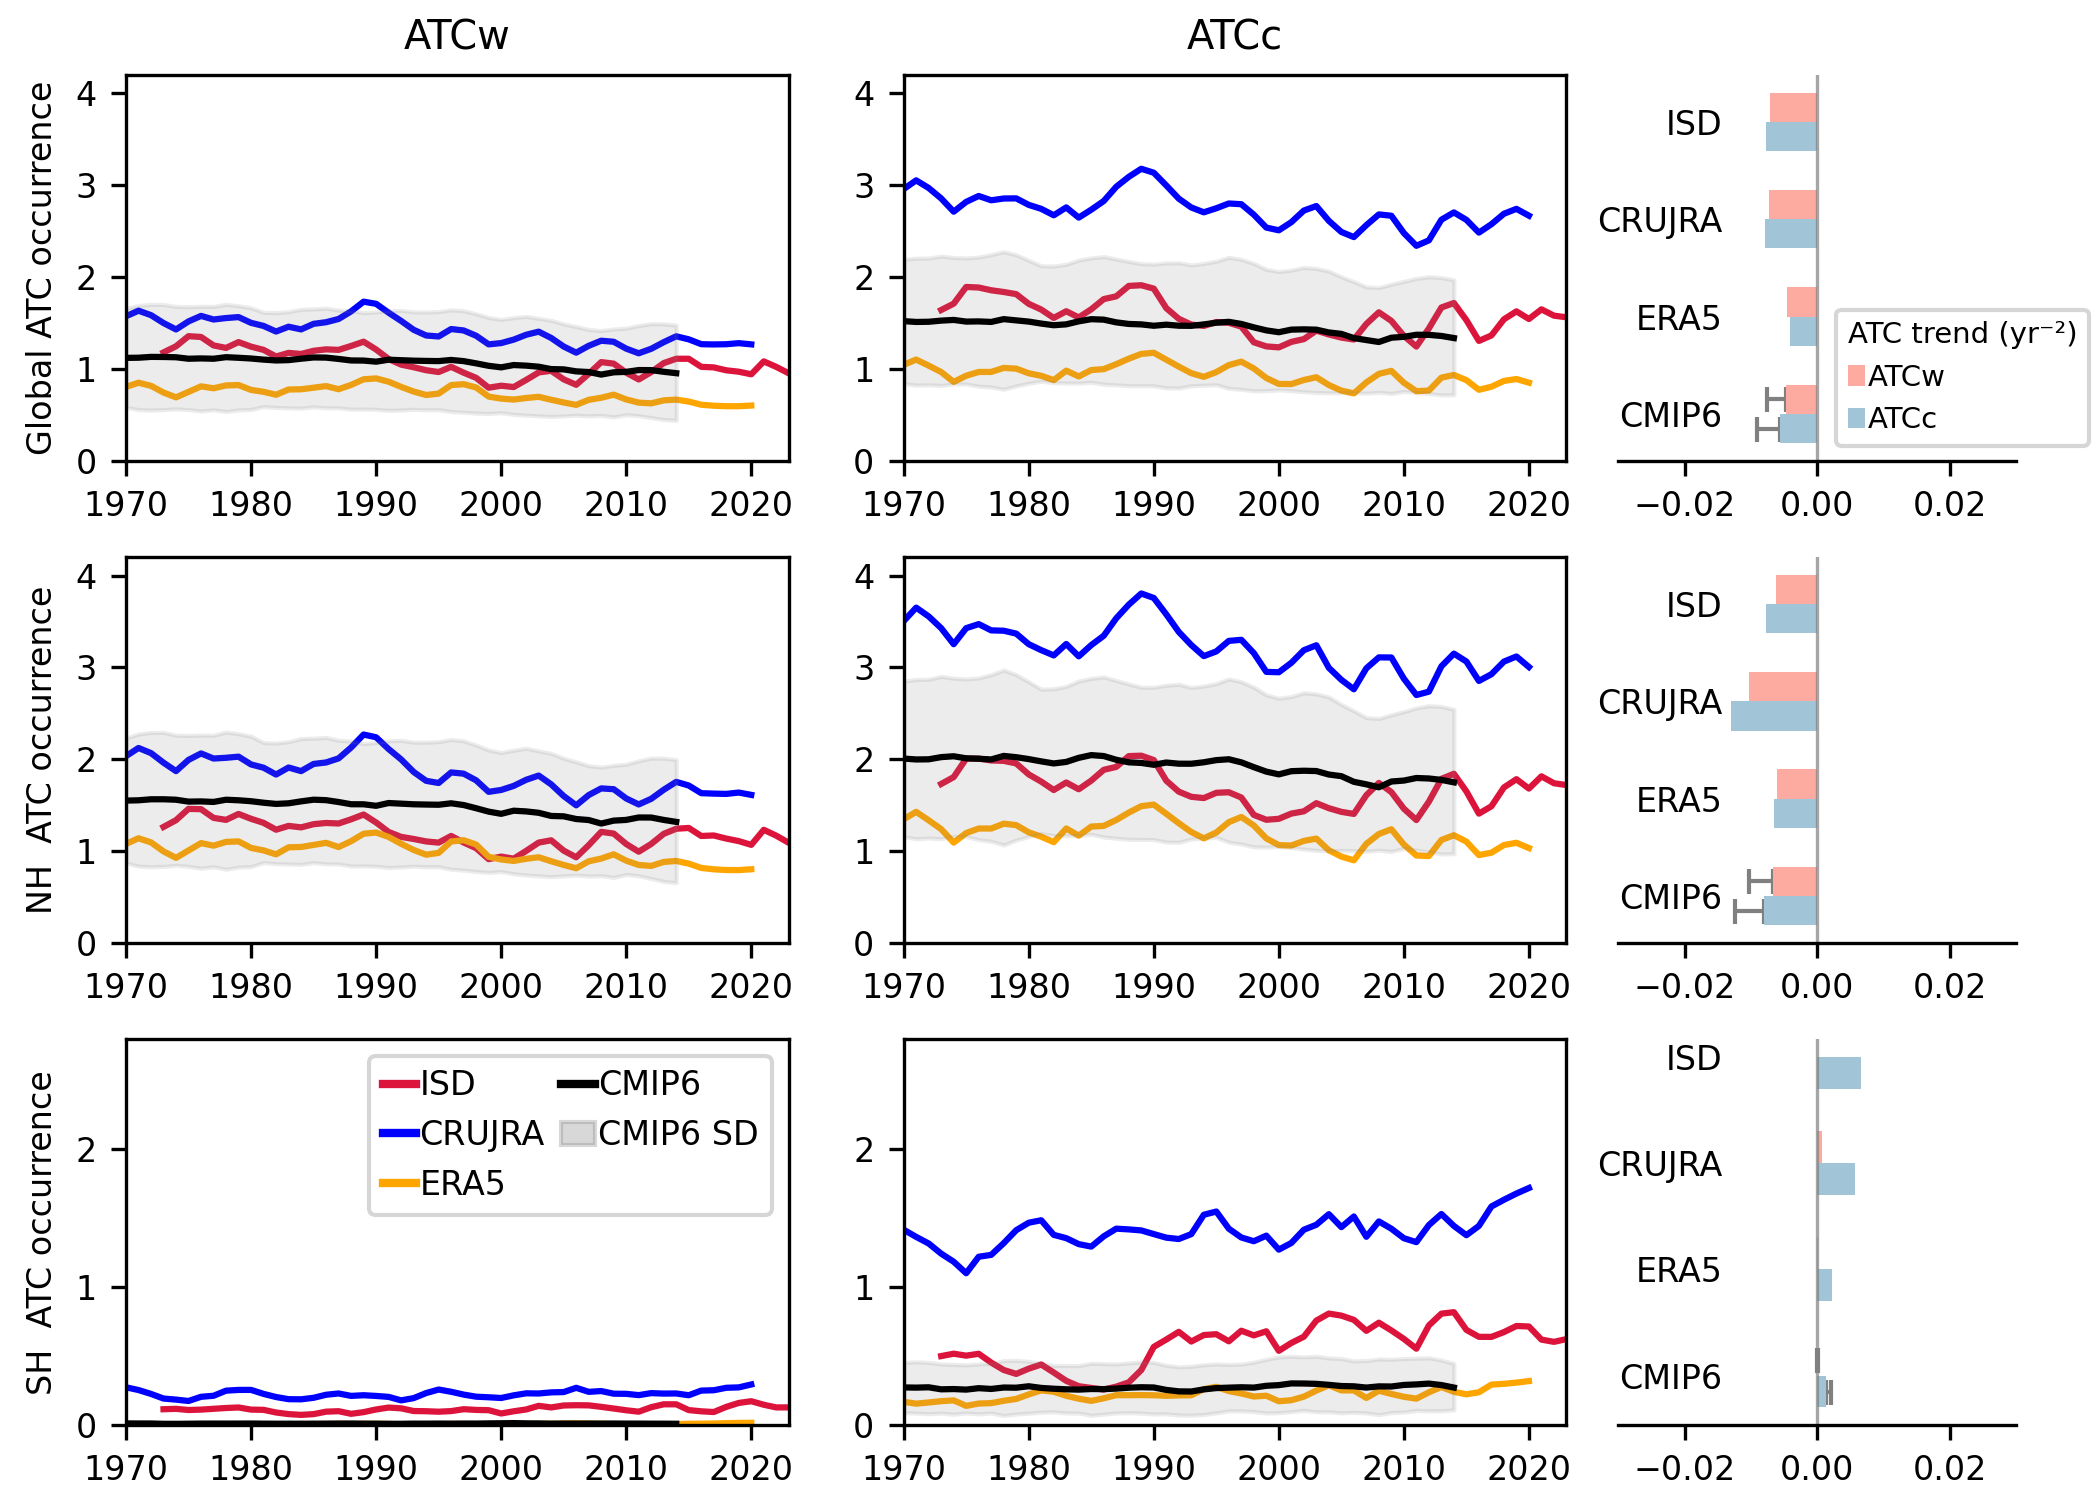

Source code (Python):
import seaborn as sns
import matplotlib.pyplot as plt
import pandas as pd
import numpy as np
import os
import netCDF4 as nc
import matplotlib.gridspec as gridspec
import cartopy.crs as ccrs
import cartopy.feature as cfeature
from matplotlib.lines import Line2D
from scipy.ndimage import uniform_filter1d
from scipy import stats
import string
from matplotlib.colors import ListedColormap, BoundaryNorm
import matplotlib.colors as mcolors
from mpl_toolkits.axes_grid1.inset_locator import inset_axes
from scipy.stats import linregress
import matplotlib.patches as mpatches
import pymannkendall as mk


current_directory = os.path.dirname(os.path.abspath(__file__))

def Stats(data):
    data = np.asarray(data)
    mean = np.nanmean(data, axis=0) if data.size > 0 else np.nan
    std  = np.nanstd(data, axis=0) if data.size > 0 else np.nan
    min_value  = np.nanmin(data, axis=0) if data.size > 0 else np.nan
    max_value  = np.nanmax(data, axis=0) if data.size > 0 else np.nan

    return mean,std,min_value,max_value


models=['ACCESS-ESM1-5','AWI-CM-1-1-MR','BCC-CSM2-MR','CanESM5','CESM2-WACCM','CMCC-ESM2','E3SM-1-0','EC-Earth3','FGOALS-g3','GFDL-ESM4',
        'IITM-ESM','INM-CM5-0','IPSL-CM6A','KACE-1-0-G','KIOST-ESM','MIROC6','MPI-ESM1-2-HR','NESM3','NorESM2','TaiESM1',]

CMIP6_Global_ATCw   = []
CMIP6_Global_ATCc   = []
CMIP6_NH_ATCw = []
CMIP6_NH_ATCc = []
CMIP6_SH_ATCw = []
CMIP6_SH_ATCc = []

Global_ATCw_slope_CMIP6=[]
Global_ATCc_slope_CMIP6=[]
Northern_ATCw_slope_CMIP6=[]
Northern_ATCc_slope_CMIP6=[]
Southern_ATCw_slope_CMIP6=[]
Southern_ATCc_slope_CMIP6=[]

for i, model in enumerate(models):
    print(model)
    sudden_Tmean_change_csv = pd.read_csv("/data1/zxy/sudden_temp_change/CMIP6_daily_tas/"+str(model)+"/multi-threshold/"+str(model)+"_T_sudden_change_±10°C_1970_2015.csv")
    Global_ATCw = sudden_Tmean_change_csv ['Global_ATCw']*365
    Global_ATCc = sudden_Tmean_change_csv ['Global_ATCc']*365
    NH_ATCw    = sudden_Tmean_change_csv ['Northern_ATCw']*365
    NH_ATCc    = sudden_Tmean_change_csv ['Northern_ATCc']*365
    SH_ATCw    = sudden_Tmean_change_csv ['Southern_ATCw']*365
    SH_ATCc    = sudden_Tmean_change_csv ['Southern_ATCc']*365
    
    CMIP6_Global_ATCw  .append(Global_ATCw)
    CMIP6_Global_ATCc  .append(Global_ATCc)
    CMIP6_NH_ATCw.append(NH_ATCw)
    CMIP6_NH_ATCc.append(NH_ATCc)
    CMIP6_SH_ATCw.append(SH_ATCw)  
    CMIP6_SH_ATCc.append(SH_ATCc)

    years = np.arange(1970, 2015)
    Global_ATCw_slope, Global_ATCw_pValue, = mk.original_test(Global_ATCw).slope, mk.original_test(Global_ATCw).p,
    Global_ATCc_slope, Global_ATCc_pValue, = mk.original_test(Global_ATCc).slope, mk.original_test(Global_ATCc).p,
    Northern_ATCw_slope, Northern_ATCw_pValue, = mk.original_test(NH_ATCw).slope, mk.original_test(NH_ATCw).p,
    Northern_ATCc_slope, Northern_ATCc_pValue, = mk.original_test(NH_ATCc).slope, mk.original_test(NH_ATCc).p,
    Southern_ATCw_slope, Southern_ATCw_pValue, = mk.original_test(SH_ATCw).slope, mk.original_test(SH_ATCw).p,
    Southern_ATCc_slope, Southern_ATCc_pValue, = mk.original_test(SH_ATCc).slope, mk.original_test(SH_ATCc).p,

    Global_ATCw_slope_CMIP6.append(Global_ATCw_slope if Global_ATCw_pValue < 0.05 else np.nan)
    Global_ATCc_slope_CMIP6.append(Global_ATCc_slope if Global_ATCc_pValue < 0.05 else np.nan)
    Northern_ATCw_slope_CMIP6.append(Northern_ATCw_slope if Northern_ATCw_pValue < 0.05 else np.nan)
    Northern_ATCc_slope_CMIP6.append(Northern_ATCc_slope if Northern_ATCc_pValue < 0.05 else np.nan)
    Southern_ATCw_slope_CMIP6.append(Southern_ATCw_slope if Southern_ATCw_pValue < 0.05 else np.nan)
    Southern_ATCc_slope_CMIP6.append(Southern_ATCc_slope if Southern_ATCc_pValue < 0.05 else np.nan)  



#======================================================plot barplot====================================================#
plt.rcParams['xtick.labelsize'] = 8  
plt.rcParams['ytick.labelsize'] = 8 
plt.rcParams['font.size'] = 8 

models=['ISD','CRUJRA','ERA5','CMIP6']
fig, axes = plt.subplots(nrows=3, ncols=3, figsize=(7, 5),gridspec_kw={'width_ratios': [1, 1, 0.6]})#figsize=(width, height)

all_data = []
colors = sns.color_palette("husl", 4) 
colors =['#D55E00', '#0072B2', '#009E73', '#000000']
colors =['#DC143C', 'blue', 'orange', 'black']

bars_Global_ATCw_slope = []
bars_Global_ATCc_slope = []
bars_Northern_ATCw_slope = []
bars_Northern_ATCc_slope = []
bars_Southern_ATCw_slope = []
bars_Southern_ATCc_slope = []

for i, model in enumerate(models):
    print(model)
    if model=='CRUJRA':     
        sudden_Tmean_change_csv =pd.read_csv("/data1/zxy/sudden_temp_change/CRU_JAR_tmp/multi-threshold/CRUJRA_multi_sudden_tmp_change_±10°C_1970_2020.csv")        
        Global_ATCw = sudden_Tmean_change_csv ['Global_ATCw']*365
        Global_ATCc = sudden_Tmean_change_csv ['Global_ATCc']*365
        NH_ATCw    = sudden_Tmean_change_csv ['Northern_ATCw']*365
        NH_ATCc    = sudden_Tmean_change_csv ['Northern_ATCc']*365
        SH_ATCw    = sudden_Tmean_change_csv ['Southern_ATCw']*365
        SH_ATCc    = sudden_Tmean_change_csv ['Southern_ATCc']*365

        #cal trend 
        Global_ATCw_slope, Global_ATCw_pValue, = mk.original_test(Global_ATCw).slope, mk.original_test(Global_ATCw).p,
        Global_ATCc_slope, Global_ATCc_pValue, = mk.original_test(Global_ATCc).slope, mk.original_test(Global_ATCc).p,
        Northern_ATCw_slope, Northern_ATCw_pValue, = mk.original_test(NH_ATCw).slope, mk.original_test(NH_ATCw).p,
        Northern_ATCc_slope, Northern_ATCc_pValue, = mk.original_test(NH_ATCc).slope, mk.original_test(NH_ATCc).p,
        Southern_ATCw_slope, Southern_ATCw_pValue, = mk.original_test(SH_ATCw).slope, mk.original_test(SH_ATCw).p,
        Southern_ATCc_slope, Southern_ATCc_pValue, = mk.original_test(SH_ATCc).slope, mk.original_test(SH_ATCc).p,
        
        Global_ATCw_slope=Global_ATCw_slope if Global_ATCw_pValue < 0.05 else np.nan
        Global_ATCc_slope=Global_ATCc_slope if Global_ATCc_pValue < 0.05 else np.nan
        Northern_ATCw_slope=Northern_ATCw_slope if Northern_ATCw_pValue < 0.05 else np.nan
        Northern_ATCc_slope=Northern_ATCc_slope if Northern_ATCc_pValue < 0.05 else np.nan
        Southern_ATCw_slope=Southern_ATCw_slope if Southern_ATCw_pValue < 0.05 else np.nan
        Southern_ATCc_slope=Southern_ATCc_slope if Southern_ATCc_pValue < 0.05 else np.nan
        
        bars_Global_ATCw_slope.append(Global_ATCw_slope)
        bars_Global_ATCc_slope.append(Global_ATCc_slope)
        bars_Northern_ATCw_slope.append(Northern_ATCw_slope)
        bars_Northern_ATCc_slope.append(Northern_ATCc_slope)
        bars_Southern_ATCw_slope.append(Southern_ATCw_slope)
        bars_Southern_ATCc_slope.append(Southern_ATCc_slope) 
        
        size=3        
        Global_ATCw = uniform_filter1d(Global_ATCw, size=size, mode='reflect')
        Global_ATCc = uniform_filter1d(Global_ATCc, size=size, mode='reflect')
        NH_ATCw = uniform_filter1d(NH_ATCw, size=size, mode='reflect')
        NH_ATCc = uniform_filter1d(NH_ATCc, size=size, mode='reflect')
        SH_ATCw = uniform_filter1d(SH_ATCw, size=size, mode='reflect')
        SH_ATCc = uniform_filter1d(SH_ATCc, size=size, mode='reflect') 
        
        #plot time series
        years = np.arange(1970, 2021)
        sns.lineplot(x=years, y=Global_ATCw, ax=axes[0,0], label='global ATCw',color=colors[1], zorder=1)
        sns.lineplot(x=years, y=Global_ATCc, ax=axes[0,1], label='global ATCc',color=colors[1], zorder=1) 
        sns.lineplot(x=years, y=NH_ATCw, ax=axes[1,0], label='NH ATCw',color=colors[1], zorder=1)
        sns.lineplot(x=years, y=NH_ATCc, ax=axes[1,1], label='NH ATCc',color=colors[1], zorder=1)               
        sns.lineplot(x=years, y=SH_ATCw, ax=axes[2,0], label='SH ATCw',color=colors[1], zorder=1)
        sns.lineplot(x=years, y=SH_ATCc, ax=axes[2,1], label='SH ATCc',color=colors[1], zorder=1) 
                   

    elif model=='ERA5':        
        sudden_Tmean_change_csv = pd.read_csv("/data1/zxy/sudden_temp_change/ERA5_tmp/multi-threshold/ERA5_T_sudden_change_±10°C_1970_2020.csv")        
        Global_ATCw = sudden_Tmean_change_csv ['Global_ATCw']*365
        Global_ATCc = sudden_Tmean_change_csv ['Global_ATCc']*365
        NH_ATCw    = sudden_Tmean_change_csv ['Northern_ATCw']*365
        NH_ATCc    = sudden_Tmean_change_csv ['Northern_ATCc']*365
        SH_ATCw    = sudden_Tmean_change_csv ['Southern_ATCw']*365
        SH_ATCc    = sudden_Tmean_change_csv ['Southern_ATCc']*365  

        #cal trend 
        Global_ATCw_slope, Global_ATCw_pValue, = mk.original_test(Global_ATCw).slope, mk.original_test(Global_ATCw).p,
        Global_ATCc_slope, Global_ATCc_pValue, = mk.original_test(Global_ATCc).slope, mk.original_test(Global_ATCc).p,
        Northern_ATCw_slope, Northern_ATCw_pValue, = mk.original_test(NH_ATCw).slope, mk.original_test(NH_ATCw).p,
        Northern_ATCc_slope, Northern_ATCc_pValue, = mk.original_test(NH_ATCc).slope, mk.original_test(NH_ATCc).p,
        Southern_ATCw_slope, Southern_ATCw_pValue, = mk.original_test(SH_ATCw).slope, mk.original_test(SH_ATCw).p,
        Southern_ATCc_slope, Southern_ATCc_pValue, = mk.original_test(SH_ATCc).slope, mk.original_test(SH_ATCc).p,
        
        Global_ATCw_slope=Global_ATCw_slope if Global_ATCw_pValue < 0.05 else np.nan
        Global_ATCc_slope=Global_ATCc_slope if Global_ATCc_pValue < 0.05 else np.nan
        Northern_ATCw_slope=Northern_ATCw_slope if Northern_ATCw_pValue < 0.05 else np.nan
        Northern_ATCc_slope=Northern_ATCc_slope if Northern_ATCc_pValue < 0.05 else np.nan
        Southern_ATCw_slope=Southern_ATCw_slope if Southern_ATCw_pValue < 0.05 else np.nan
        Southern_ATCc_slope=Southern_ATCc_slope if Southern_ATCc_pValue < 0.05 else np.nan
        
        bars_Global_ATCw_slope.append(Global_ATCw_slope)
        bars_Global_ATCc_slope.append(Global_ATCc_slope)
        bars_Northern_ATCw_slope.append(Northern_ATCw_slope)
        bars_Northern_ATCc_slope.append(Northern_ATCc_slope)
        bars_Southern_ATCw_slope.append(Southern_ATCw_slope)
        bars_Southern_ATCc_slope.append(Southern_ATCc_slope) 
        
        size=3        
        Global_ATCw = uniform_filter1d(Global_ATCw, size=size, mode='reflect')
        Global_ATCc = uniform_filter1d(Global_ATCc, size=size, mode='reflect')
        NH_ATCw = uniform_filter1d(NH_ATCw, size=size, mode='reflect')
        NH_ATCc = uniform_filter1d(NH_ATCc, size=size, mode='reflect')
        SH_ATCw = uniform_filter1d(SH_ATCw, size=size, mode='reflect')
        SH_ATCc = uniform_filter1d(SH_ATCc, size=size, mode='reflect')        
        
        years = np.arange(1970, 2021)
        sns.lineplot(x=years, y=Global_ATCw, ax=axes[0,0], label='global ATCw',color=colors[2], zorder=1)
        sns.lineplot(x=years, y=Global_ATCc, ax=axes[0,1], label='global ATCc',color=colors[2], zorder=1) 
        sns.lineplot(x=years, y=NH_ATCw, ax=axes[1,0], label='NH ATCw',color=colors[2], zorder=1)
        sns.lineplot(x=years, y=NH_ATCc, ax=axes[1,1], label='NH ATCc',color=colors[2], zorder=1)               
        sns.lineplot(x=years, y=SH_ATCw, ax=axes[2,0], label='SH ATCw',color=colors[2], zorder=1)
        sns.lineplot(x=years, y=SH_ATCc, ax=axes[2,1], label='SH ATCc',color=colors[2], zorder=1)  
        
              
        
    elif model=='ISD':
        sudden_Tmean_change_csv = pd.read_csv("/data1/zxy/sudden_temp_change/ISD-global-daily/multi-threshold/multi_sudden_tmp_change_±10°C.csv")        
        Global_ATCw = 365*sudden_Tmean_change_csv ['ATCw_count']/sudden_Tmean_change_csv ['obs_count']
        Global_ATCc = 365*sudden_Tmean_change_csv ['ATCc_count']/sudden_Tmean_change_csv ['obs_count']
        NH_ATCw = 365*sudden_Tmean_change_csv ['ATCw_Northern']/sudden_Tmean_change_csv ['obs_count_Northern']
        NH_ATCc = 365*sudden_Tmean_change_csv ['ATCc_Northern']/sudden_Tmean_change_csv ['obs_count_Northern']
        SH_ATCw = 365*sudden_Tmean_change_csv ['ATCw_Southern']/sudden_Tmean_change_csv ['obs_count_Southern']
        SH_ATCc = 365*sudden_Tmean_change_csv ['ATCc_Southern']/sudden_Tmean_change_csv ['obs_count_Southern']
               
        #cal trend 
        Global_ATCw_slope, Global_ATCw_pValue, = mk.original_test(Global_ATCw).slope, mk.original_test(Global_ATCw).p,
        Global_ATCc_slope, Global_ATCc_pValue, = mk.original_test(Global_ATCc).slope, mk.original_test(Global_ATCc).p,
        Northern_ATCw_slope, Northern_ATCw_pValue, = mk.original_test(NH_ATCw).slope, mk.original_test(NH_ATCw).p,
        Northern_ATCc_slope, Northern_ATCc_pValue, = mk.original_test(NH_ATCc).slope, mk.original_test(NH_ATCc).p,
        Southern_ATCw_slope, Southern_ATCw_pValue, = mk.original_test(SH_ATCw).slope, mk.original_test(SH_ATCw).p,
        Southern_ATCc_slope, Southern_ATCc_pValue, = mk.original_test(SH_ATCc).slope, mk.original_test(SH_ATCc).p,
        
        Global_ATCw_slope=Global_ATCw_slope if Global_ATCw_pValue < 0.05 else np.nan
        Global_ATCc_slope=Global_ATCc_slope if Global_ATCc_pValue < 0.05 else np.nan
        Northern_ATCw_slope=Northern_ATCw_slope if Northern_ATCw_pValue < 0.05 else np.nan
        Northern_ATCc_slope=Northern_ATCc_slope if Northern_ATCc_pValue < 0.05 else np.nan
        Southern_ATCw_slope=Southern_ATCw_slope if Southern_ATCw_pValue < 0.05 else np.nan
        Southern_ATCc_slope=Southern_ATCc_slope if Southern_ATCc_pValue < 0.05 else np.nan
        
        bars_Global_ATCw_slope.append(Global_ATCw_slope)
        bars_Global_ATCc_slope.append(Global_ATCc_slope)
        bars_Northern_ATCw_slope.append(Northern_ATCw_slope)
        bars_Northern_ATCc_slope.append(Northern_ATCc_slope)
        bars_Southern_ATCw_slope.append(Southern_ATCw_slope)
        bars_Southern_ATCc_slope.append(Southern_ATCc_slope)    
        
        size=3        
        Global_ATCw = uniform_filter1d(Global_ATCw, size=size, mode='reflect')
        Global_ATCc = uniform_filter1d(Global_ATCc, size=size, mode='reflect')
        NH_ATCw = uniform_filter1d(NH_ATCw, size=size, mode='reflect')
        NH_ATCc = uniform_filter1d(NH_ATCc, size=size, mode='reflect')
        SH_ATCw = uniform_filter1d(SH_ATCw, size=size, mode='reflect')
        SH_ATCc = uniform_filter1d(SH_ATCc, size=size, mode='reflect')
        
        years = np.arange(1973, 2024)
        sns.lineplot(x=years, y=Global_ATCw, ax=axes[0,0], label='global ATCw',color=colors[0], zorder=1)
        sns.lineplot(x=years, y=Global_ATCc, ax=axes[0,1], label='global ATCc',color=colors[0], zorder=1) 
        sns.lineplot(x=years, y=NH_ATCw, ax=axes[1,0], label='NH ATCw',color=colors[0], zorder=1)
        sns.lineplot(x=years, y=NH_ATCc, ax=axes[1,1], label='NH ATCc',color=colors[0], zorder=1)               
        sns.lineplot(x=years, y=SH_ATCw, ax=axes[2,0], label='SH ATCw',color=colors[0], zorder=1)
        sns.lineplot(x=years, y=SH_ATCc, ax=axes[2,1], label='SH ATCc',color=colors[0], zorder=1)                                   

    else:
        years = np.arange(1970, 2015)
        alpha = 0.15
        mean_CMIP6_Global_ATCw,std_CMIP6_Global_ATCw,min_CMIP6_Global_ATCw,max_CMIP6_Global_ATCw = Stats(CMIP6_Global_ATCw)
        mean_CMIP6_Global_ATCc,std_CMIP6_Global_ATCc,min_CMIP6_Global_ATCc,max_CMIP6_Global_ATCc = Stats(CMIP6_Global_ATCc)
        mean_CMIP6_NH_ATCw,std_CMIP6_NH_ATCw,min_CMIP6_NH_ATCw,max_CMIP6_NH_ATCw = Stats(CMIP6_NH_ATCw)
        mean_CMIP6_NH_ATCc,std_CMIP6_NH_ATCc,min_CMIP6_NH_ATCc,max_CMIP6_NH_ATCc = Stats(CMIP6_NH_ATCc)
        mean_CMIP6_SH_ATCw,std_CMIP6_SH_ATCw,min_CMIP6_SH_ATCw,max_CMIP6_SH_ATCw = Stats(CMIP6_SH_ATCw)
        mean_CMIP6_SH_ATCc,std_CMIP6_SH_ATCc,min_CMIP6_SH_ATCc,max_CMIP6_SH_ATCc = Stats(CMIP6_SH_ATCc) 

        size=3        
        mean_CMIP6_Global_ATCw = uniform_filter1d(mean_CMIP6_Global_ATCw, size=size, mode='reflect')
        mean_CMIP6_Global_ATCc = uniform_filter1d(mean_CMIP6_Global_ATCc, size=size, mode='reflect')
        mean_CMIP6_NH_ATCw = uniform_filter1d(mean_CMIP6_NH_ATCw, size=size, mode='reflect')
        mean_CMIP6_NH_ATCc = uniform_filter1d(mean_CMIP6_NH_ATCc, size=size, mode='reflect')
        mean_CMIP6_SH_ATCw = uniform_filter1d(mean_CMIP6_SH_ATCw, size=size, mode='reflect')
        mean_CMIP6_SH_ATCc = uniform_filter1d(mean_CMIP6_SH_ATCc, size=size, mode='reflect')        
        
        sns.lineplot(x=years, y=mean_CMIP6_Global_ATCw, ax=axes[0,0], label='global ATCw',color=colors[3], zorder=2)
        sns.lineplot(x=years, y=mean_CMIP6_Global_ATCc, ax=axes[0,1], label='global ATCc',color=colors[3], zorder=2)
        sns.lineplot(x=years, y=mean_CMIP6_NH_ATCw, ax=axes[1,0], label='NH ATCw',color=colors[3], zorder=2)
        sns.lineplot(x=years, y=mean_CMIP6_NH_ATCc, ax=axes[1,1], label='NH ATCc',color=colors[3], zorder=2)
        sns.lineplot(x=years, y=mean_CMIP6_SH_ATCw, ax=axes[2,0], label='SH ATCw',color=colors[3], zorder=2)
        sns.lineplot(x=years, y=mean_CMIP6_SH_ATCc, ax=axes[2,1], label='SH ATCc',color=colors[3], zorder=2)


        axes[0,0].fill_between(years, uniform_filter1d(mean_CMIP6_Global_ATCw-std_CMIP6_Global_ATCw, size=size, mode='reflect'),
                                      uniform_filter1d(mean_CMIP6_Global_ATCw+std_CMIP6_Global_ATCw,size=size, mode='reflect'), color='gray', alpha=alpha, label='CMIP6', zorder=1)
        axes[0,1].fill_between(years, uniform_filter1d(mean_CMIP6_Global_ATCc-std_CMIP6_Global_ATCc,size=size, mode='reflect'),
                                      uniform_filter1d(mean_CMIP6_Global_ATCc+std_CMIP6_Global_ATCc, size=size, mode='reflect'),color='gray', alpha=alpha, label='CMIP6', zorder=1)
        
        axes[1,0].fill_between(years, uniform_filter1d(mean_CMIP6_NH_ATCw-std_CMIP6_NH_ATCw,size=size, mode='reflect'),
                                      uniform_filter1d(mean_CMIP6_NH_ATCw+std_CMIP6_NH_ATCw,size=size, mode='reflect'),color='gray', alpha=alpha, label='CMIP6', zorder=1)
        axes[1,1].fill_between(years, uniform_filter1d(mean_CMIP6_NH_ATCc-std_CMIP6_NH_ATCc,size=size, mode='reflect'),
                                      uniform_filter1d(mean_CMIP6_NH_ATCc+std_CMIP6_NH_ATCc,size=size, mode='reflect'), color='gray', alpha=alpha, label='CMIP6', zorder=1)
        
        axes[2,0].fill_between(years, uniform_filter1d(mean_CMIP6_SH_ATCw-std_CMIP6_SH_ATCw,size=size, mode='reflect'),
                                      uniform_filter1d(mean_CMIP6_SH_ATCw+std_CMIP6_SH_ATCw,size=size, mode='reflect'), color='gray', alpha=alpha, label='CMIP6', zorder=1)
        axes[2,1].fill_between(years, uniform_filter1d(mean_CMIP6_SH_ATCc-std_CMIP6_SH_ATCc,size=size, mode='reflect'),
                                      uniform_filter1d(mean_CMIP6_SH_ATCc+std_CMIP6_SH_ATCc,size=size, mode='reflect'), color='gray', alpha=alpha, label='CMIP6', zorder=1)

        Global_ATCw_slope=np.nanmean(Global_ATCw_slope_CMIP6)
        Global_ATCc_slope=np.nanmean(Global_ATCc_slope_CMIP6)
        Northern_ATCw_slope=np.nanmean(Northern_ATCw_slope_CMIP6)
        Northern_ATCc_slope=np.nanmean(Northern_ATCc_slope_CMIP6)
        Southern_ATCw_slope=np.nanmean(Southern_ATCw_slope_CMIP6)
        Southern_ATCc_slope=np.nanmean(Southern_ATCc_slope_CMIP6)
        
        bars_Global_ATCw_slope.append(Global_ATCw_slope)
        bars_Global_ATCc_slope.append(Global_ATCc_slope)
        bars_Northern_ATCw_slope.append(Northern_ATCw_slope)
        bars_Northern_ATCc_slope.append(Northern_ATCc_slope)
        bars_Southern_ATCw_slope.append(Southern_ATCw_slope)
        bars_Southern_ATCc_slope.append(Southern_ATCc_slope)


error_bars_Global_ATCw_slope=[np.nan,np.nan,np.nan,np.nanstd(Global_ATCw_slope_CMIP6)]
error_bars_Global_ATCc_slope=[np.nan,np.nan,np.nan,np.nanstd(Global_ATCc_slope_CMIP6)]
error_bars_Northern_ATCw_slope=[np.nan,np.nan,np.nan,np.nanstd(Northern_ATCw_slope_CMIP6)]
error_bars_Northern_ATCc_slope=[np.nan,np.nan,np.nan,np.nanstd(Northern_ATCc_slope_CMIP6)]
error_bars_Southern_ATCw_slope=[np.nan,np.nan,np.nan,np.nanstd(Southern_ATCw_slope_CMIP6)]
error_bars_Southern_ATCc_slope=[np.nan,np.nan,np.nan,np.nanstd(Southern_ATCc_slope_CMIP6)]

print('global ATCw', bars_Global_ATCw_slope)
print('global ATCc', bars_Global_ATCc_slope)
print('Northern ATCw', bars_Northern_ATCw_slope)
print('Northern ATCc', bars_Northern_ATCc_slope)
print('Southern ATCw', bars_Southern_ATCw_slope)
print('Southern ATCc', bars_Southern_ATCc_slope)


print('error_global ATCw', error_bars_Global_ATCw_slope)
print('error_global ATCc', error_bars_Global_ATCc_slope)
print('error_Northern ATCw', error_bars_Northern_ATCw_slope)
print('error_Northern ATCc', error_bars_Northern_ATCc_slope)
print('error_Southern ATCw', error_bars_Southern_ATCw_slope)
print('error_Southern ATCc', error_bars_Southern_ATCc_slope)

#barchart
width = 0.3
x=np.arange(4)
ATCw_color='#fdaba1'
ATCc_color='#a1c4d7'
axes[0, 2].barh(y=x - width/2, width=bars_Global_ATCw_slope, height=width, label='ATCw', color=ATCw_color,alpha=1,zorder=2)
axes[0, 2].barh(y=x + width/2, width=bars_Global_ATCc_slope, height=width, label='ATCc', color=ATCc_color,alpha=1,zorder=2)
axes[0, 2].errorbar(y=3 - width/2, x=bars_Global_ATCw_slope[3], xerr=[[np.nanstd(Global_ATCw_slope_CMIP6)], [0]], capsize=3,  fmt='none', ecolor='gray', alpha=1,elinewidth=1,zorder=1)
axes[0, 2].errorbar(y=3 + width/2, x=bars_Global_ATCc_slope[3], xerr=[[np.nanstd(Global_ATCc_slope_CMIP6)], [0]], capsize=3,  fmt='none', ecolor='gray', alpha=1,elinewidth=1,zorder=1)
#axes[0, 2].text(-0.1, 0.98, "(c)", ha="left", va="bottom", transform=axes[0,1].transAxes, fontsize=13, ) 


axes[1, 2].barh(y=x - width/2, width=bars_Northern_ATCw_slope, height=width, label='ATCw', color=ATCw_color,alpha=1,zorder=2)
axes[1, 2].barh(y=x + width/2, width=bars_Northern_ATCc_slope, height=width, label='ATCc', color=ATCc_color,alpha=1,zorder=2)
axes[1, 2].errorbar(y=3 - width/2, x=bars_Northern_ATCw_slope[3], xerr=[[np.nanstd(Northern_ATCw_slope_CMIP6)], [0]], capsize=3,  fmt='none', ecolor='gray', alpha=1,elinewidth=1,zorder=1)
axes[1, 2].errorbar(y=3 + width/2, x=bars_Northern_ATCc_slope[3], xerr=[[np.nanstd(Northern_ATCc_slope_CMIP6)], [0]], capsize=3,  fmt='none', ecolor='gray', alpha=1,elinewidth=1,zorder=1)


#axes[1, 2].text(-0.1, 0.98, "(f)", ha="left", va="bottom", transform=axes[0,1].transAxes, fontsize=13, ) 

axes[2, 2].barh(y=x - width/2, width=bars_Southern_ATCw_slope, height=width, label='ATCw', color=ATCw_color,alpha=1,zorder=2)
axes[2, 2].barh(y=x + width/2, width=bars_Southern_ATCc_slope, height=width, label='ATCc', color=ATCc_color,alpha=1,zorder=2)
axes[2, 2].errorbar(y=3 - width/2, x=bars_Southern_ATCw_slope[3], xerr=[[0], [np.nanstd(Southern_ATCw_slope_CMIP6)]], capsize=3,  fmt='none', ecolor='gray', alpha=1,elinewidth=1,zorder=1)
axes[2, 2].errorbar(y=3 + width/2, x=bars_Southern_ATCc_slope[3], xerr=[[0], [np.nanstd(Southern_ATCc_slope_CMIP6)]], capsize=3,  fmt='none', ecolor='gray', alpha=1,elinewidth=1,zorder=1)

#axes[2, 2].text(-0.1, 0.98, "(i)", ha="left", va="bottom", transform=axes[0,1].transAxes, fontsize=13, ) 


axes[0,0].set_ylabel('Global ATC occurrence',)
axes[1,0].set_ylabel('NH  ATC occurrence', ) 
axes[2,0].set_ylabel('SH  ATC occurrence', )
axes[0,1].set_ylabel('', ) 
axes[1,1].set_ylabel('', ) 
axes[2,1].set_ylabel('', )  
axes[0,0].set_title('ATCw', )  
axes[0,1].set_title('ATCc', )  

axes[0,0].set_ylim(0, 4.2) 
axes[0,1].set_ylim(0, 4.2)
axes[1,0].set_ylim(0, 4.2)
axes[1,1].set_ylim(0, 4.2)
axes[2,0].set_ylim(0, 2.8)
axes[2,1].set_ylim(0, 2.8)

axes[0,0].set_xlim(1970, 2023)
axes[0,1].set_xlim(1970, 2023)
axes[1,0].set_xlim(1970, 2023)
axes[1,1].set_xlim(1970, 2023)
axes[2,0].set_xlim(1970, 2023)
axes[2,1].set_xlim(1970, 2023)
      
for ax in axes[:, :2].flat:
    ax.legend_.remove() 
  
    
legend_handles = []
legend_labels = []

legend_handles.append(Line2D([0], [0], color=colors[0], lw=2, label='ISD'))
legend_handles.append(Line2D([0], [0], color=colors[1], lw=2, label='CRUJRA'))
legend_handles.append(Line2D([0], [0], color=colors[2], lw=2, label='ERA5'))
legend_handles.append(Line2D([0], [0], color=colors[3], lw=2, label='CMIP6'))
legend_handles.append(mpatches.Patch(color='gray', alpha=0.3, label='CMIP6 SD'))

axes[2,0].legend(handles=legend_handles, loc='upper right', frameon=True, fontsize=8,handletextpad=0.1, handlelength=1,labelspacing=0.5,columnspacing=0.5,ncol=2)
axes[0,2].legend(loc='lower right', bbox_to_anchor=(1.22, 0.00),handletextpad=0.1, fontsize=7,handlelength=0.6,title='ATC trend (yr⁻²)',title_fontsize=7 ,alignment='left' )

plt.subplots_adjust(left=0.06,right=0.99,top=0.95,bottom=0.05, hspace=0.25, wspace=0.2)#wspace 水平间距   hspace垂直间距


for ax in axes[:, 2].flat:
    ax.set_xlim(-0.03, 0.03)
    ax.set_yticks([-0.03, 0,0.03])
    ax.set_yticks(x)
    ax.set_yticklabels(models)
    #ax.tick_params(axis='y', length=0, labelleft=False, labelright=True, pad=-106)  # 隐藏刻度线
    ax.tick_params(axis='y', length=0, labelleft=True, labelright=False, pad=-25)
    ax.axvline(x=0, color='gray', linewidth=0.8, linestyle='-', alpha=0.7)
    ax.invert_yaxis()
    ax.spines['top'].set_visible(False)
    ax.spines['left'].set_visible(False)
    ax.spines['right'].set_visible(False)
    pos = ax.get_position()
    ax.set_position([pos.x0 - 0.03, pos.y0, pos.width, pos.height])  # 左移0.1


plt.savefig(str(current_directory)+'/Figure3_time_series_MK.png',dpi=300)
#plt.show()
